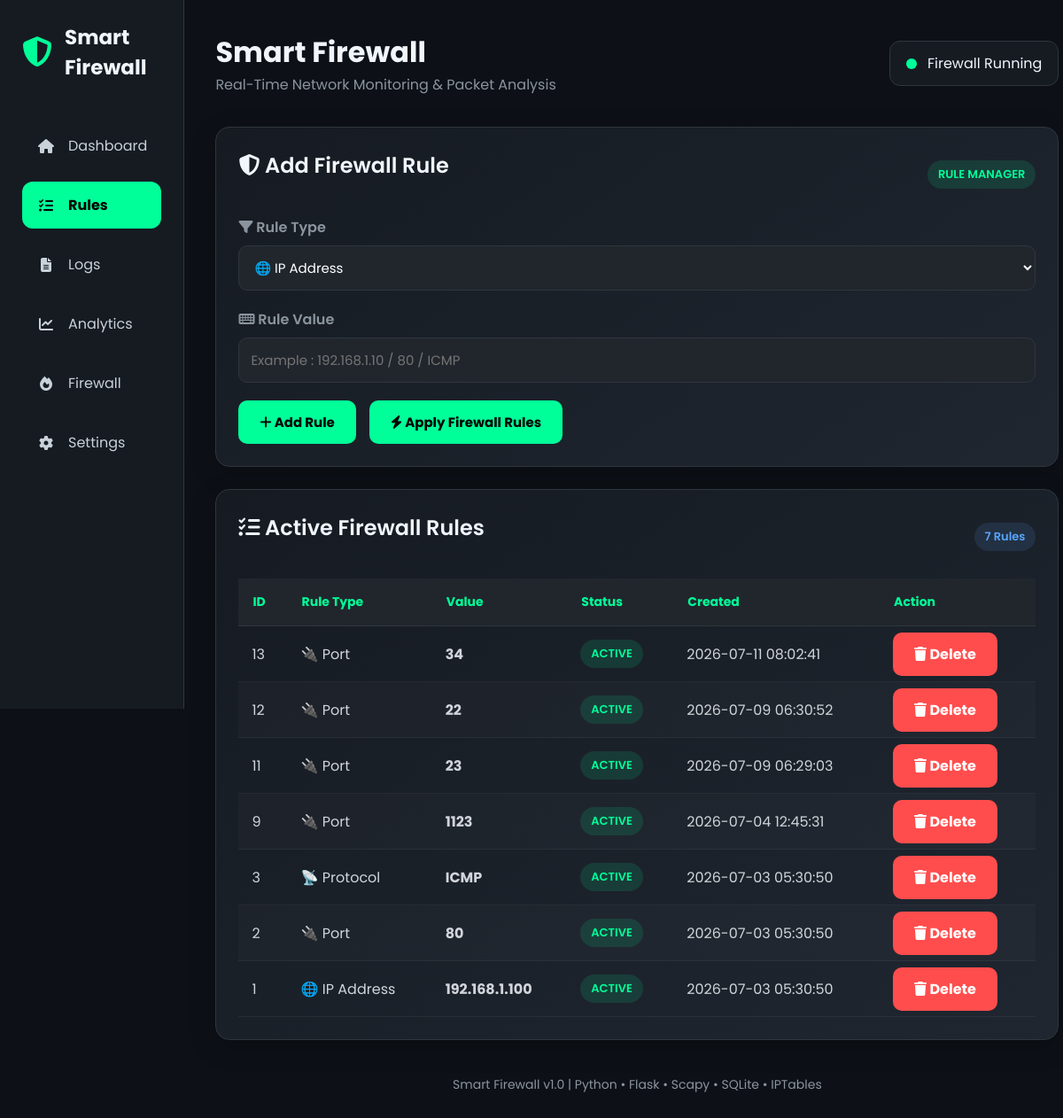
The app's page /rules with its own data.
### tables this page shows
CREATE TABLE rules (
            id INTEGER PRIMARY KEY AUTOINCREMENT,
            rule_type TEXT NOT NULL,
            value TEXT NOT NULL,
            status TEXT NOT NULL DEFAULT 'ACTIVE',
            created_at TEXT NOT NULL
        );

### app.py (the view)
@app.route("/rules", methods=["GET", "POST"])
def rules():
    manager = RuleManager()
    if request.method == "POST":
        rule_type = request.form["rule_type"]
        value = request.form["value"]
        manager.add_rule(rule_type, value)
        manager.close()
        return redirect("/rules")
    all_rules = manager.get_rules()
    manager.close()
    return render_template(
        "rules.html",
        rules=all_rules
    )

### firewall/database.py (called while the page is built)
    def close(self):
        self.connection.close()

### firewall/rules.py (called while the page is built)
    def get_rules(self):
        self.db.cursor.execute("""
        SELECT *
        FROM rules
        ORDER BY id DESC
        """)
        return self.db.cursor.fetchall()

    def close(self):
        self.db.close()

### templates/rules.html (shortened to what this page needs)
{% extends "base.html" %}
{% block content %}
<div class="logs-section fade">
    <div class="panel-title">
        <h2>
            <i class="fa-solid fa-shield-halved"></i>
            Add Firewall Rule
        </h2>
        <span class="badge badge-success">
            RULE MANAGER
        </span>
    </div>
    <form action="/rules" method="POST">
        <div class="form-group">
            <label>
                <i class="fa-solid fa-filter"></i>
                Rule Type
            </label>
            <select name="rule_type" required>
                <option value="IP">
                    🌐 IP Address
                </option>
            </select>
        </div>
        <div class="form-group">
            <label>
                <i class="fa-solid fa-keyboard"></i>
                Rule Value
            </label>
            <input
                type="text"
                name="value"
                placeholder="Example : 192.168.1.10 / 80 / ICMP"
                required>
        </div>
        <div
        style="
        display:flex;
        gap:15px;
        flex-wrap:wrap;
        ">
            <button
                class="btn"
                type="submit">
                <i class="fa-solid fa-plus"></i>
                Add Rule
            </button>
            <a
                href="/apply-rules"
                class="btn"
                style="text-decoration:none;">
                <i class="fa-solid fa-bolt"></i>
                Apply Firewall Rules
            </a>
        </div>
    </form>
</div>
<br>
<div class="logs-section fade">
    <div class="panel-title">
        <h2>
            <i class="fa-solid fa-list-check"></i>
            Active Firewall Rules
        </h2>
        <span class="badge badge-info">
            {{ rules|length }} Rules
        </span>
    </div>
    <table>
        <thead>
            <tr>
                <th>ID</th>
                <th>Rule Type</th>
                <th>Value</th>
                <th>Status</th>
                <th>Created</th>
                <th>Action</th>
            </tr>
        </thead>
        <tbody>
        {% if rules %}
            {% for rule in rules %}
            <tr>
                <td>
                    {{ rule[0] }}
                </td>
                <td>
                    {% if rule[1] == "IP" %}
                        🌐 IP Address
                    {% elif rule[1] == "PORT" %}
                        🔌 Port
                    {% else %}
                        📡 Protocol
                    {% endif %}
                </td>
                <td>
                    <strong>
                        {{ rule[2] }}
                    </strong>
                </td>
                <td>
                    <span class="badge badge-success">
                        {{ rule[3] }}
                    </span>
                </td>
                <td>
                    {{ rule[4] }}
                </td>
                <td>
                    <a
                        href="/delete-rule/{{ rule[0] }}"
                        class="delete-btn"
                        onclick="return confirm('Delete this rule?')">
                        <i class="fa-solid fa-trash"></i>
                        Delete
                    </a>
                </td>
            </tr>
            {% endfor %}
        {% endif %}
        </tbody>
    </table>
</div>
{% endblock %}

### templates/base.html (shortened to what this page needs)
<!DOCTYPE html>
<html lang="en">
<head>
    <link
        rel="stylesheet"
        href="https://cdnjs.cloudflare.com/ajax/libs/font-awesome/6.7.2/css/all.min.css">
    <link
        rel="stylesheet"
        href="{{ url_for('static', filename='css/style.css') }}">
</head>
<body>
<div class="container">
    <aside class="sidebar">
        <div class="logo">
            <i class="fa-solid fa-shield-halved"></i>
            <h2>
                Smart Firewall
            </h2>
        </div>
        <ul class="menu">
            <li>
                <a
                    href="/"
                    class="{% if request.path=='/' %}active{% endif %}">
                    <i class="fa-solid fa-house"></i>
                    <span>
                        Dashboard
                    </span>
                </a>
            </li>
            <li>
                <a
                    href="/rules"
                    class="{% if request.path.startswith('/rules') or request.path.startswith('/delete-rule') or request.path.startswith('/apply-rules') %}active{% endif %}">
                    <i class="fa-solid fa-list-check"></i>
                    <span>
                        Rules
                    </span>
                </a>
            </li>
            <li>
                <a
                    href="/logs"
                    class="{% if request.path.startswith('/logs') or request.path.startswith('/clear-logs') or request.path.startswith('/export-logs') %}active{% endif %}">
                    <i class="fa-solid fa-file-lines"></i>
                    <span>
                        Logs
                    </span>
                </a>
            </li>
            <li>
                <a
                    href="/analytics"
                    class="{% if request.path.startswith('/analytics') %}active{% endif %}">
                    <i class="fa-solid fa-chart-line"></i>
                    <span>
                        Analytics
                    </span>
                </a>
            </li>
            <li>
                <a
                    href="/firewall"
                    class="{% if request.path.startswith('/firewall') or request.path.startswith('/flush-firewall') %}active{% endif %}">
                    <i class="fa-solid fa-fire"></i>
                    <span>
                        Firewall
                    </span>
                </a>
            </li>
            <li>
                <a
                    href="/settings"
                    class="{% if request.path.startswith('/settings') %}active{% endif %}">
                    <i class="fa-solid fa-gear"></i>
                    <span>
                        Settings
                    </span>
                </a>
            </li>
        </ul>
    </aside>
    <main class="content">
        <header class="topbar">
            <div>
                <h1>
                    Smart Firewall
                </h1>
                <p class="text-muted">
                    Real-Time Network Monitoring & Packet Analysis
                </p>
            </div>
            <div class="status">
                <span class="status-dot"></span>
                Firewall Running
            </div>
        </header>
        {% block content %}
        {% endblock %}
        <footer
            style="
            margin-top:40px;
            text-align:center;
            color:#8b949e;
            font-size:14px;
            ">
            Smart Firewall v1.0 |
            Python • Flask • Scapy • SQLite • IPTables
        </footer>
    </main>
</div>
</body>
</html>

### static/css/style.css (style rules this page uses)
:root { --bg:#0d1117; --panel:#161b22; --panel-light:#1f2630; --border:#30363d; --green:#00ff99; --red:#ff4d4d; --yellow:#ffd54f; --blue:#58a6ff; --text:#f0f6fc; --muted:#8b949e; }
* { margin:0; padding:0; box-sizing:border-box; font-family:"Poppins",sans-serif; }
html { scroll-behavior:smooth; }
body { background:var(--bg); color:var(--text); }
.container { display:flex; min-height:100vh; }
.sidebar { width:260px; background:var(--panel); border-right:1px solid var(--border); padding:25px; position:sticky; top:0; height:100vh; }
.logo { display:flex; align-items:center; gap:14px; margin-bottom:45px; }
.logo i { font-size:34px; color:var(--green); }
.logo h2 { font-size:23px; font-weight:700; }
.menu { list-style:none; }
.menu li { margin-bottom:14px; }
.menu li a { text-decoration:none; color:#c9d1d9; display:flex; align-items:center; gap:14px; padding:14px 16px; border-radius:12px; transition:.30s; font-size:16px; }
.menu li a i { width:22px; text-align:center; }
.menu li a.active { background:var(--green); color:#000; font-weight:700; }
.content { flex:1; padding:35px; }
.topbar { display:flex; justify-content:space-between; align-items:center; margin-bottom:35px; }
.topbar h1 { font-size:32px; font-weight:700; }
.status { display:flex; align-items:center; gap:12px; background:var(--panel); border:1px solid var(--border); padding:12px 18px; border-radius:12px; }
.status-dot { width:12px; height:12px; border-radius:50%; background:var(--green); animation:pulse 1.5s infinite; }
.badge { display:inline-flex; align-items:center; gap:6px; padding:6px 12px; border-radius:30px; font-size:13px; font-weight:600; }
.badge-success { background:rgba(0,255,153,.12); color:var(--green); }
.badge-info { background:rgba(88,166,255,.12); color:var(--blue); }
.panel-title { display:flex; justify-content:space-between; align-items:center; margin-bottom:20px; }
.panel-title h2 { font-size:22px; }
.text-muted { color:var(--muted); }
.logs-section { background:linear-gradient( 145deg, var(--panel), var(--panel-light) ); border:1px solid var(--border); border-radius:16px; padding:25px; overflow:auto; box-shadow:0 8px 30px rgba(0,0,0,.20); }
.logs-section h2 { margin-bottom:20px; font-size:24px; font-weight:600; }
table { width:100%; border-collapse:collapse; min-width:900px; }
thead { position:sticky; top:0; z-index:10; }
table th { background:#21262d; color:var(--green); padding:16px; text-align:left; font-size:14px; border-bottom:1px solid var(--border); }
table td { padding:15px; border-bottom:1px solid rgba(255,255,255,.05); color:#d1d5db; }
table tbody tr { transition:.25s; }
table tbody tr:nth-child(even) { background:rgba(255,255,255,.02); }
.form-group { display:flex; flex-direction:column; margin-bottom:20px; }
.form-group label { margin-bottom:8px; font-weight:600; color:var(--muted); }
.form-group input, .form-group select { background:#21262d; border:1px solid var(--border); color:white; padding:13px; border-radius:10px; font-size:15px; transition:.30s; }
.btn { background:var(--green); color:black; border:none; padding:13px 24px; border-radius:10px; cursor:pointer; font-size:15px; font-weight:700; transition:.30s; text-decoration:none; display:inline-block; }
.delete-btn { background:var(--red); color:white; padding:13px 24px; border-radius:10px; text-decoration:none; font-weight:700; transition:.30s; }
.fade { animation:fade .5s ease; }

### records on screen
rules: id "13", rule_type "🔌 Port", value "34", status "ACTIVE", created_at "2026-07-11 08:02:41"
rules: id "12", rule_type "🔌 Port", value "22", status "ACTIVE", created_at "2026-07-09 06:30:52"
rules: id "11", rule_type "🔌 Port", value "23", status "ACTIVE", created_at "2026-07-09 06:29:03"
rules: id "9", rule_type "🔌 Port", value "1123", status "ACTIVE", created_at "2026-07-04 12:45:31"
rules: id "3", rule_type "📡 Protocol", value "ICMP", status "ACTIVE", created_at "2026-07-03 05:30:50"
rules: id "2", rule_type "🔌 Port", value "80", status "ACTIVE", created_at "2026-07-03 05:30:50"
rules: id "1", rule_type "🌐 IP Address", value "192.168.1.100", status "ACTIVE", created_at "2026-07-03 05:30:50"

### other values on screen
{{ rules|length }} "7"
